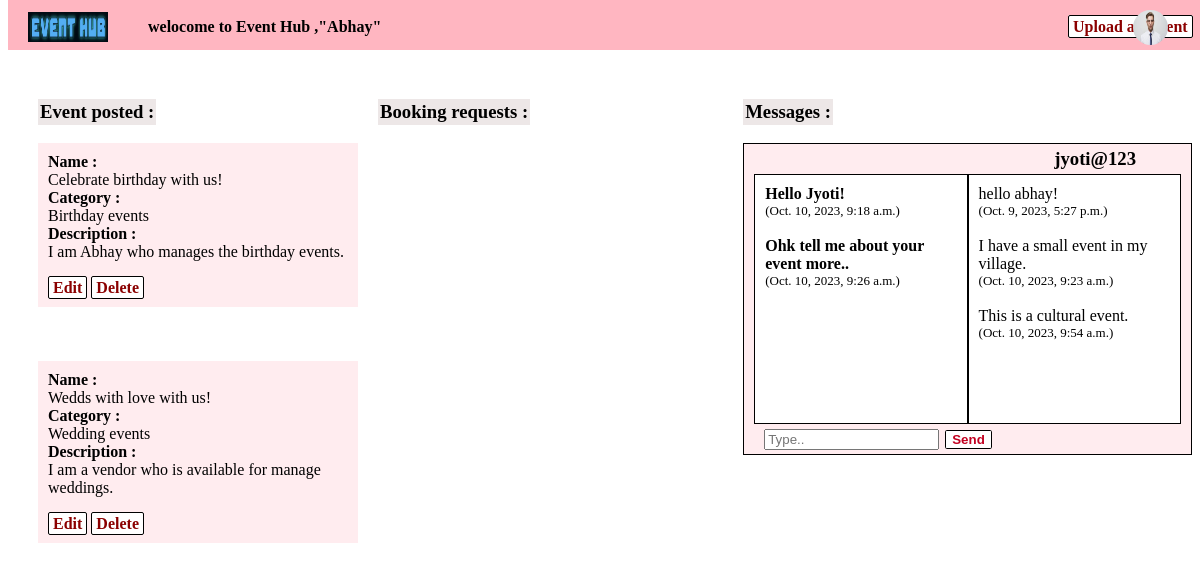
The page /home-E/ (signed in) on the database as committed earlier.
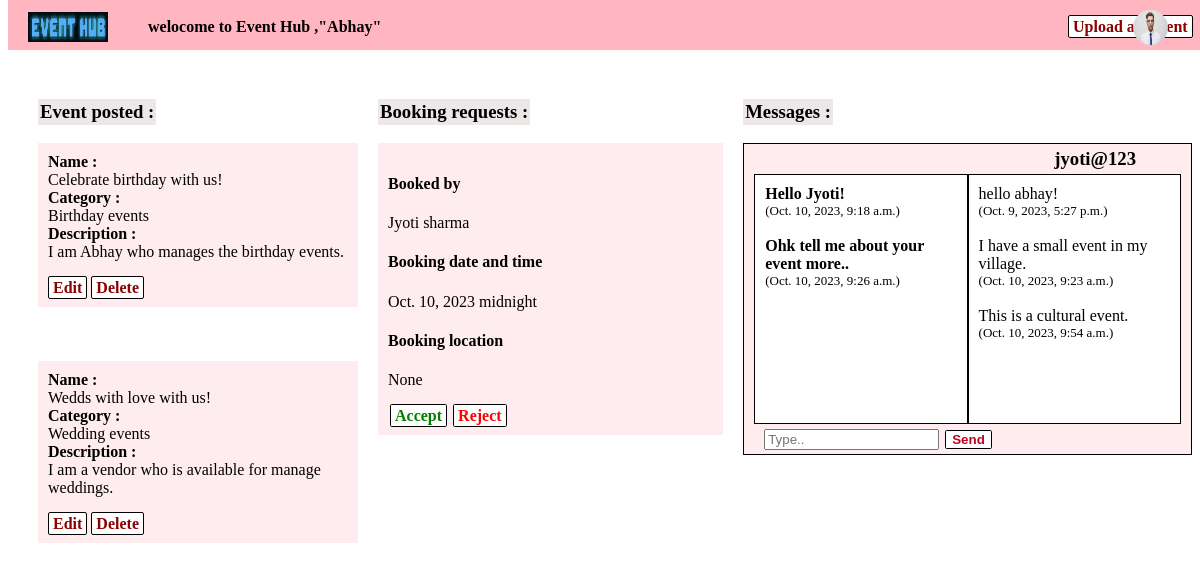
The same page on the database as committed later.
### EventPlanner/models.py (models this page shows, shortened)
class Event(models.Model):
    category = models.ForeignKey(Category,on_delete=models.CASCADE)
    event_planner = models.ForeignKey(User,on_delete=models.CASCADE,null=True)
    name = models.CharField(max_length=100)
    description = models.TextField(null=True,blank=True)

class Category(models.Model):
    name = models.CharField(max_length=100)
    def __str__(self):
        return self.name

### customer/models.py (models this page shows)
class Messages(models.Model):
    sender = models.ForeignKey(User,on_delete=models.CASCADE,null=False,blank=False)
    receiver = models.ForeignKey(User,on_delete=models.CASCADE,null=False,blank=False,related_name = 'receiver')
    message = models.TextField(null=False,blank=False)
    created = models.DateTimeField(auto_now_add = True)

class Booking(models.Model):
    user = models.ForeignKey(User,on_delete=models.CASCADE,related_name='booking_user',null=False)
    venue = models.ForeignKey(Venue, on_delete=models.CASCADE,null=True)
    vendor = models.ForeignKey(User, on_delete=models.CASCADE,null=True)
    date = models.DateField(null=True)
    time = models.TimeField(null=True)
    location = models.CharField(max_length=150,null=True,blank=True)
    booking_accepted = models.BooleanField(null=True,blank=True)

### EventPlanner/views.py (the view)
# urls.py: path('home-E/',views.home),
@login_required(login_url='/login/')
def home(request):
    if request.user.userprofile.user_type == 'is_event_planner':
        bookings = Booking.objects.filter(vendor = request.user)
        events = Event.objects.filter(event_planner = request.user)
        try:
            received_dict,sent_dict = Messages_display(request)
        except:
            received_dict = None
            sent_dict = None
        context = {'bookings':bookings,'received_dict':received_dict,'sent_dict':sent_dict,'MessageForm':MessageForm,'events':events}
        return render(request,'EventPlanner/home.html',context)

### EventPlanner/templates/EventPlanner/home.html (shortened to what this page needs)
{% load static %}
<link rel="stylesheet" href="{% static 'EventPlanner/css/navbar.css' %}">
<link rel="stylesheet" href="{% static 'EventPlanner/css/home.css' %}">
<div class="navbar-div">
{% include 'navbar.html' %}
</div>
<div class="home-div">
    <div class="outer-grid-div">
        <div class="event-div">
            <h3 style="background-color: rgb(237, 231, 231); width: fit-content; padding: 2px;">Event posted :</h3>
            {% for event in events reversed %}
        <div class="event-posted">
            <div><b>Name :</b></div>
            <div>{{event.name}}</div>
            <div><b>Category :</b></div>
            <div>{{event.category}}</div>
            <div><b>Description :</b></div>
            <div>{{event.description}}</div>
            <br>
            <a href="/edit-event/{{event.id}}/" class="edit">Edit</a>
            <a href="/delete-event/{{event.id}}/" class="delete">Delete</a>
        </div>
            <br><br><br>
            {% endfor %}
        </div>
        <div>
            <h3 style="background-color: rgb(237, 231, 231); width: fit-content; padding: 2px;">Booking requests :</h3>
            {% for booking in bookings %}
        <div class="requests">
            <div>
                <div>
                    <h4>Booked by</h4>
                </div>
                <div>{{booking.user.first_name}} {{booking.user.last_name}}</div>
                <div>
                    <h4>Booking date and time</h4>
                </div>
                <div>{{booking.date}} {{booking.time}}</div>
                <div>
                    <h4>Booking location</h4>
                </div>
                <div>{{booking.location}}</div>
            </div>
            {% if booking.booking_accepted is None %}
            <br>
            <a href="/accept-booking/{{booking.id}}/accepted/" class="accept">Accept</a>
            <a href="/accept-booking/{{booking.id}}/rejected/" class="reject">Reject</a>
            {% elif booking.booking_accepted is False %}
            <p class="rejected">Rejected</p>
            {% else %}
            <p class="accepted">Accepted</p>
            {% endif %}
        </div>
            {% endfor %}
        </div>
        <div>
                <h3 style="background-color: rgb(237, 231, 231); width: fit-content; padding: 2px;">Messages :</h3>
            {% for sender,messages in received_dict.items %}
        <div class="grid-div">
            <div class="messages">
                <div class="sender-messages">
                    {% for receiver,msgs in sent_dict.items %}
                    {% if receiver == sender %}
                    {% for msg in msgs %}
                    <div><b>{{msg.message}}</b></div>
                    <div style="font-size: small;">({{msg.created}})</div>
                    <br>
                    {% endfor %}
                    {% endif %}
                    {% endfor %}
                <br><br>
                </div>
                <div class="receiver-messages">
                    {% for message in messages %}
                    <div>{{message.message}}</div>
                    <div style="font-size: small;">({{message.created}})</div>
                    <br>
                    {% endfor %}
                </div>
            </div>
                <div class="message-div">
                    <h3 class="sender">{{sender}}</h3>
                    <form action="/create-message/" method="POST">
                        <input type="text" name="message" placeholder="Type.." class="search-bar">
                        <input type="submit" value="Send" class="send-button">
                    </form>
                </div>
            </div>
            {% endfor %}
        </div>
    </div>
</div>

Rows that differ between the two databases and show on the page:
added Booking: user.first_name "Jyoti", user.last_name "sharma", date "Oct. 10, 2023", time "midnight", location "None"
